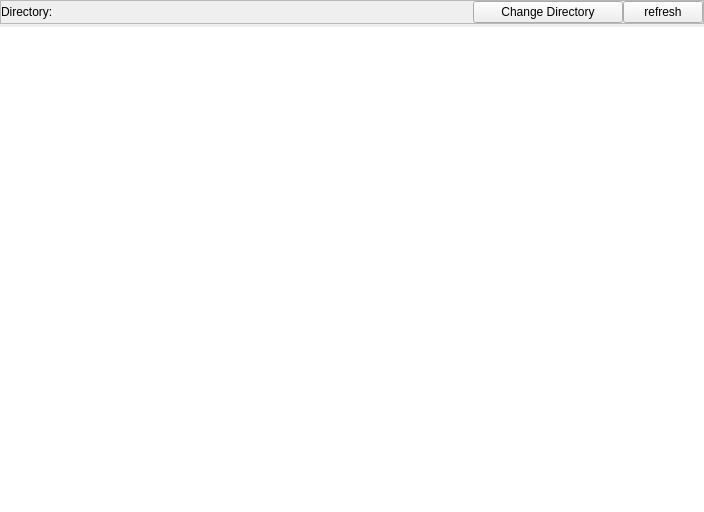
<?xml version="1.0" encoding="UTF-8"?>
<ui version="4.0">
 <class>Form</class>
 <widget class="QWidget" name="Form">
  <property name="geometry">
   <rect>
    <x>0</x>
    <y>0</y>
    <width>704</width>
    <height>512</height>
   </rect>
  </property>
  <property name="windowTitle">
   <string>Form</string>
  </property>
  <layout class="QVBoxLayout" name="verticalLayout">
   <property name="spacing">
    <number>3</number>
   </property>
   <property name="margin">
    <number>0</number>
   </property>
   <item>
    <widget class="QFrame" name="frame">
     <property name="frameShape">
      <enum>QFrame::StyledPanel</enum>
     </property>
     <property name="frameShadow">
      <enum>QFrame::Raised</enum>
     </property>
     <property name="class" stdset="0">
      <string>deep</string>
     </property>
     <layout class="QHBoxLayout" name="horizontalLayout_10">
      <property name="spacing">
       <number>0</number>
      </property>
      <property name="margin">
       <number>0</number>
      </property>
      <item>
       <widget class="QLabel" name="pathLabel">
        <property name="text">
         <string>Directory:</string>
        </property>
       </widget>
      </item>
      <item>
       <widget class="QPushButton" name="dirChange">
        <property name="minimumSize">
         <size>
          <width>0</width>
          <height>0</height>
         </size>
        </property>
        <property name="maximumSize">
         <size>
          <width>150</width>
          <height>30</height>
         </size>
        </property>
        <property name="text">
         <string>Change Directory</string>
        </property>
       </widget>
      </item>
      <item>
       <widget class="QPushButton" name="dirChange_2">
        <property name="minimumSize">
         <size>
          <width>0</width>
          <height>0</height>
         </size>
        </property>
        <property name="maximumSize">
         <size>
          <width>80</width>
          <height>30</height>
         </size>
        </property>
        <property name="text">
         <string>refresh</string>
        </property>
       </widget>
      </item>
     </layout>
    </widget>
   </item>
   <item>
    <widget class="QListWidget" name="listWidget">
     <property name="frameShape">
      <enum>QFrame::NoFrame</enum>
     </property>
     <property name="dragEnabled">
      <bool>true</bool>
     </property>
     <property name="iconSize">
      <size>
       <width>200</width>
       <height>180</height>
      </size>
     </property>
     <property name="textElideMode">
      <enum>Qt::ElideMiddle</enum>
     </property>
     <property name="verticalScrollMode">
      <enum>QAbstractItemView::ScrollPerPixel</enum>
     </property>
     <property name="horizontalScrollMode">
      <enum>QAbstractItemView::ScrollPerPixel</enum>
     </property>
     <property name="movement">
      <enum>QListView::Free</enum>
     </property>
     <property name="resizeMode">
      <enum>QListView::Adjust</enum>
     </property>
     <property name="layoutMode">
      <enum>QListView::Batched</enum>
     </property>
     <property name="gridSize">
      <size>
       <width>220</width>
       <height>190</height>
      </size>
     </property>
     <property name="viewMode">
      <enum>QListView::IconMode</enum>
     </property>
     <property name="uniformItemSizes">
      <bool>true</bool>
     </property>
     <property name="selectionRectVisible">
      <bool>false</bool>
     </property>
    </widget>
   </item>
  </layout>
 </widget>
 <resources/>
 <connections>
  <connection>
   <sender>dirChange</sender>
   <signal>clicked()</signal>
   <receiver>Form</receiver>
   <slot>changeDirectory()</slot>
   <hints>
    <hint type="sourcelabel">
     <x>622</x>
     <y>13</y>
    </hint>
    <hint type="destinationlabel">
     <x>712</x>
     <y>23</y>
    </hint>
   </hints>
  </connection>
  <connection>
   <sender>dirChange_2</sender>
   <signal>clicked()</signal>
   <receiver>Form</receiver>
   <slot>refresh()</slot>
   <hints>
    <hint type="sourcelabel">
     <x>686</x>
     <y>10</y>
    </hint>
    <hint type="destinationlabel">
     <x>737</x>
     <y>6</y>
    </hint>
   </hints>
  </connection>
  <connection>
   <sender>listWidget</sender>
   <signal>currentTextChanged(QString)</signal>
   <receiver>Form</receiver>
   <slot>itemClicked(QString)</slot>
   <hints>
    <hint type="sourcelabel">
     <x>626</x>
     <y>289</y>
    </hint>
    <hint type="destinationlabel">
     <x>757</x>
     <y>305</y>
    </hint>
   </hints>
  </connection>
 </connections>
 <slots>
  <slot>changeDirectory()</slot>
  <slot>itemClicked(QString)</slot>
  <slot>refresh()</slot>
 </slots>
</ui>
